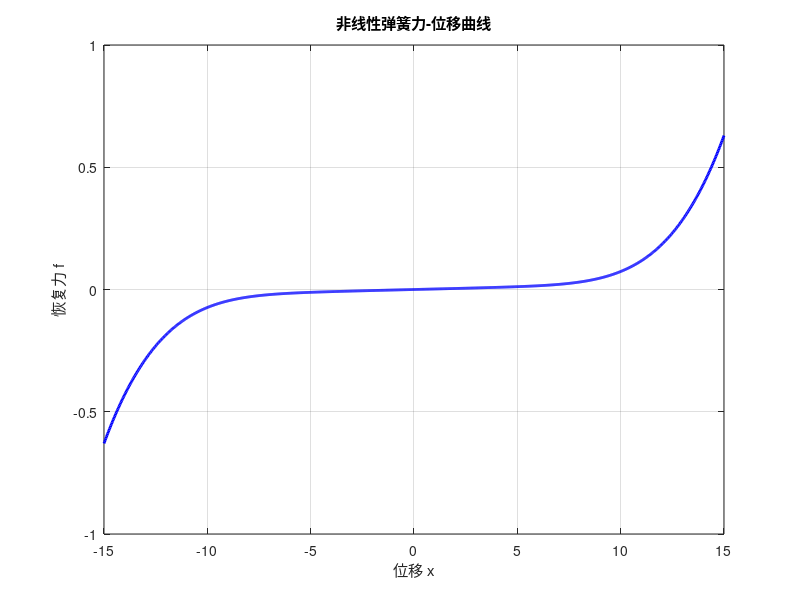

Recreate this plot in MATLAB.
d=20;
a=15.2;
l=39.7;
k1=0.1419;
k2=0.6026;
k3=0.0757;
x = linspace(-15, 15, 1000); 
f = 8.*k1.*(l - sqrt((a-x).^2 + d.^2)) ./ sqrt((a-x).^2 + d.^2) .* (a-x) ...
    - 8.*k1.*(l - sqrt((a+x).^2 + d.^2)) ./ sqrt((a+x).^2 + d.^2) .* (a+x) ...
    - 8 .* k3 .* (l - sqrt(x.^2 + d.^2)) .* x ./ sqrt(x.^2 + d.^2)+ k2.*x;

figure;
plot(x, f, 'b-', 'LineWidth', 2);
grid on;
xlabel('位移 x');
ylabel('恢复力 f');
title('非线性弹簧力-位移曲线');
